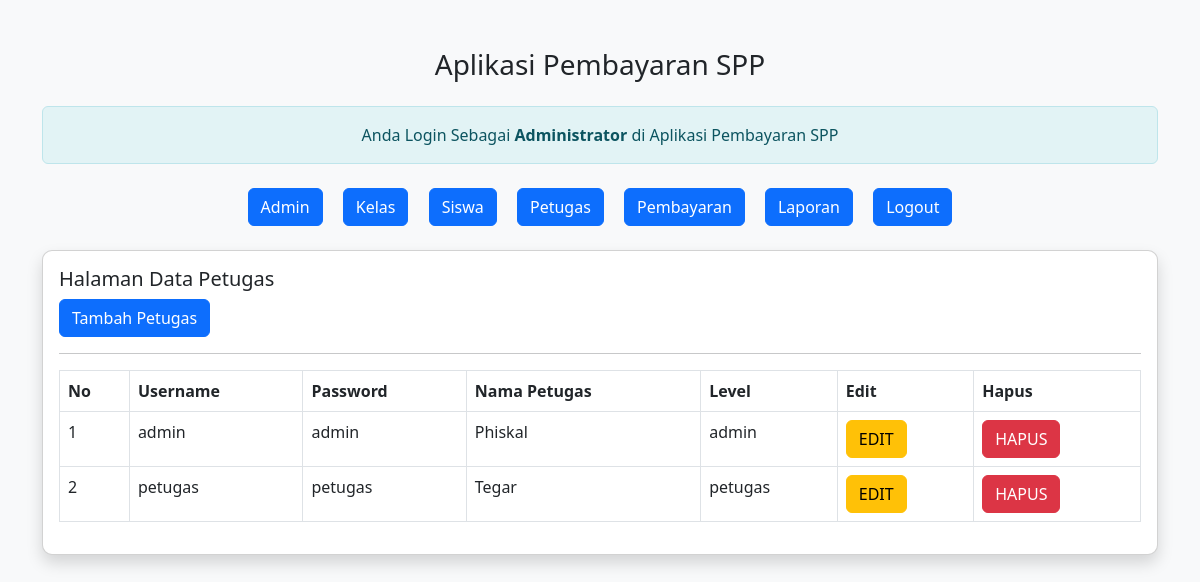
The page /spp-ilham/admin/admin.php?url=petugas on the database its author committed.
### tables this page shows
CREATE TABLE `petugas` (
  `id_petugas` int(11) NOT NULL,
  `username` varchar(25) NOT NULL,
  `password` varchar(32) NOT NULL,
  `nama_petugas` varchar(35) NOT NULL,
  `level` enum('admin','petugas') NOT NULL
);

### spp-ilham/admin/petugas.php (the view)
<h5> Halaman Data Petugas </h5>
<a href="?url=tambah-petugas" class="btn btn-primary"> Tambah Petugas </a>
<hr>
<table class="table table-stripped table-bordered">
    <tr class="fw-bold">
        <td> No </td>
        <td> Username </td>
        <td> Password </td>
        <td> Nama Petugas </td>
        <td> Level </td>
        <td> Edit </td>
        <td> Hapus </td>
    </tr>
    <?php
    include'../koneksi.php';
    $no = 1;
    $sql = "SELECT*FROM petugas ORDER BY id_petugas DESC";
    $query = mysqli_query($koneksi, $sql);
    foreach($query as $data){ ?>
        <tr>
            <td><?= $no++; ?></td>
            <td><?= $data['username'] ?></td>
            <td><?= $data['password'] ?></td>
            <td><?= $data['nama_petugas'] ?></td>
            <td><?= $data['level'] ?></td>
            <td>
                <a href="?url=edit-petugas&id_petugas=<?= $data['id_petugas'] ?>" class='btn btn-warning'>EDIT</a>
            </td>
            <td>
                <a onclick="return confirm('Apakah Anda Yakin Ingin Menghapus Data?')" href="?url=hapus-petugas&id_petugas=<?= $data['id_petugas'] ?>" class='btn btn-danger'>HAPUS</a>
            </td>
        </tr>
    <?php } ?>
    </table>

### spp-ilham/admin/admin.php (style rules this page uses)
body { background-color: #f8f9fa; }

### rows shown on the page
petugas: username "admin", password "admin", nama_petugas "Phiskal", level "admin"
petugas: username "petugas", password "petugas", nama_petugas "Tegar", level "petugas"
